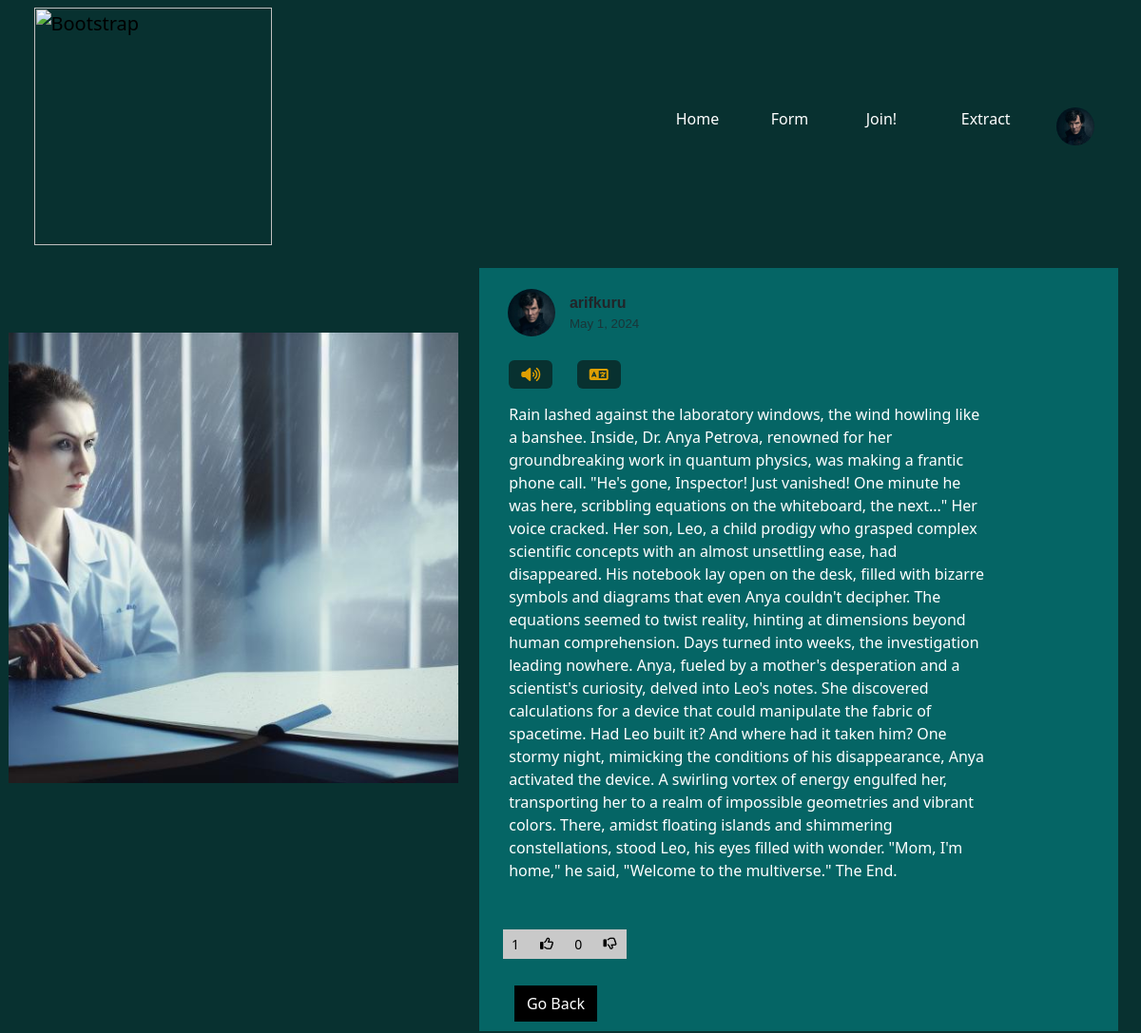
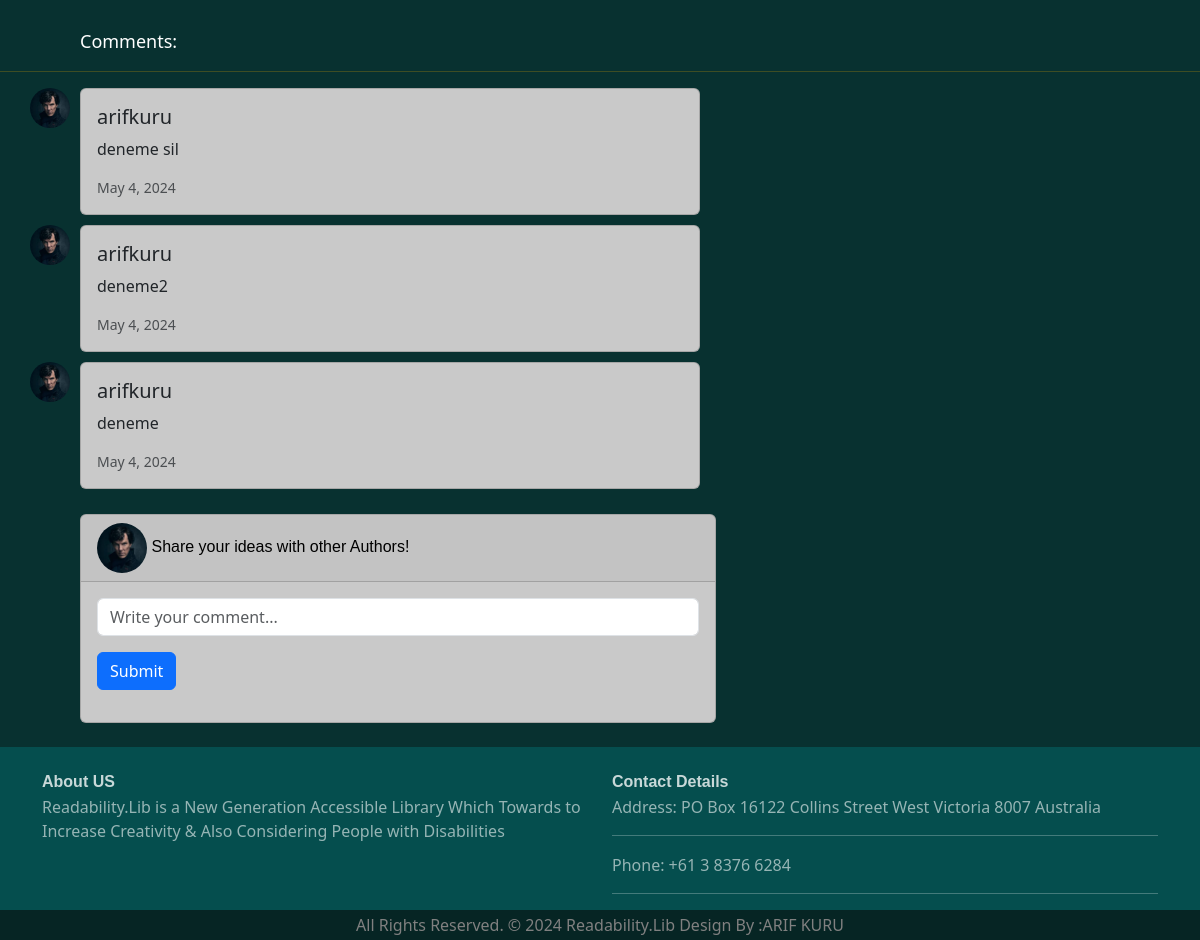
Page /form/detail/9 (signed in) on the committed database (2 pictures, top to bottom).
### pages/models.py (models this page shows, shortened)
class Profile(models.Model):
    gender_choices = [
        ("Male", "Male"),
        ("Female", "Female"),
    ]
    gender = models.CharField(choices=gender_choices, null=True, max_length=50, blank=True)
    user = models.OneToOneField(User, null=True, on_delete=models.CASCADE)
    bio = models.TextField(null=True, default="Write here about you ,for other authors!")
    UserId = models.BigAutoField(primary_key=True)
    country = CountryField()
    image = models.ImageField(upload_to="profiles/", default="profiles/default_profile.png",null=True,blank=True)
    isEmailVerified=models.BooleanField(default=False)

class Story(models.Model):
    author = models.ForeignKey(User,null=True, on_delete=models.CASCADE)
    category = models.TextField(null=True)
    wordSize = models.IntegerField(null=True)
    content = models.TextField(null=True)
    prompt = models.TextField(blank=True, null=True)
    createDate = models.DateField(auto_now=True)
    isPublic = models.BooleanField(default=False)
    PublishDate = models.DateField(auto_now=False,null=True,blank=True)
    storyId = models.BigAutoField(primary_key=True)
    def upload_path(instance, filename):
        story_id = instance.storyId
        extension = filename.split('.')[-1]
        new_filename = f"{story_id}.{extension}"
        return f"stories/{new_filename}"
    image = models.ImageField(upload_to=upload_path, default="stories/book.png")
    def get_thumb_up(self):
        return self.rating_set.filter(isLiked=True).count()
    def get_thumb_down(self):
        return self.rating_set.filter(isLiked=False).count()
    class Meta:
        verbose_name ="Story"
        verbose_name_plural="Stories"

class Comment(models.Model):
    id = models.BigAutoField(primary_key=True)
    user=models.ForeignKey(User,null=True,on_delete=models.CASCADE)
    content=models.TextField(null=True)
    date=models.DateField(auto_now=True)
    story = models.ForeignKey("Story",on_delete=models.CASCADE)

### form/views.py (the view)
# urls.py: path("detail/<int:story_id>", views.form_detail, name="detail"),
@email_verification_required
def form_detail(request,story_id):
    current_user = request.user
    story = get_object_or_404(Story, storyId=story_id)
    comments=Comment.objects.filter(story=story).order_by("-id")
    ratings = Rating.objects.filter(story=story)
    context = {
        "story": story,
        "comments": comments,
        "ratings":ratings
    }
    return render(request,"form/form_detail.html",context)

### templates/form/form_detail.html (shortened to what this page needs)
{% extends 'partials/_base.html' %}
{% load static %}
{% block content %}
<!DOCTYPE html>
<html lang="en">
<head>
<link href="https://cdn.jsdelivr.net/npm/bootstrap@5.3.0-alpha1/dist/css/bootstrap.min.css" rel="stylesheet">
    <link href="https://cdnjs.cloudflare.com/ajax/libs/font-awesome/6.5.1/css/all.min.css" rel="stylesheet">
    <link href="https://cdn.jsdelivr.net/npm/bootstrap@5.3.3/dist/css/bootstrap.min.css" rel="stylesheet">
</head>
<body style="background-color: #083130">
<div class="container-fluid" >
<div class="row" style="padding-left: 2%;padding-right: 2%">
            <div class="col-lg-5 d-flex justify-content-center align-items-start" style="background-color: #083130;padding-top: 50px"><img id="storyImg" src="{{ story.image.url }}" style="height: 510px;padding-right: 8%;
padding-bottom: 4%;padding-top: 4%;"></div>
            <div class="col-lg-7" style="position:relative;background-color: rgba(0,210,210,0.32);padding-top: 1%">
             <div id="content2" style="padding-left: 2%;padding-top: 10px">
                  <a style="text-decoration: none; color: inherit; display: flex; align-items: center;padding-bottom: 25px" href="{% url 'profile:visit_profile' username=story.author.username %}" id="visitProfileBtn">
    <div style="margin: 0; padding: 0; margin-left: 5px;">
        <img style="border-radius: 50%; height: 50px; width: 50px;object-fit: cover" src="{{ story.author.profile.image.url }}" alt="Profile Picture">
    </div>
    <div style="text-align: start; margin-left: 15px;">
        <b style="font-family: sans-serif;">{{ story.author.username }}</b>
        <br>
        <small style="font-size: smaller; font-family: sans-serif;" class="text-muted">{{ story.PublishDate }}</small>
    </div>
</a>
                              <span style="margin-bottom:1%;padding-left:1%"><button id="readStoryBtn" style="color:#de9f02;background-color:#083130 " class="btn" onclick="generateAudio()"><i id="volumeIcon" class="fa-solid fa-volume-high"></i></button></span>
                             <span style="margin-left:15px;padding-bottom:2%;padding-left:1%;"><button id="translateBtn" style="color:#de9f02;background-color:#083130 " class="btn" onclick="translateText()"><i class="fa-solid fa-language"></i></button></span>
                              <div style="margin-top:15px;padding-left:1%;width: 80%; text-align: start;color: white" id="generatedStory">{{ story.content }}</div>
<div class="row"style="padding-top: 50px;padding-bottom: 10px">
    <div class="col-5" >
         <form id="ratingForm" method="POST" action="{% url 'form:create_rating' %}" style="padding-bottom: 5%">
        <div style="background-color: #c9c9c9;display: inline-block;padding-right: 2px">
    <a id="likes" class="btn btn-sm btn-outline" style="color: black" data-bs-toggle="popover" data-bs-placement="left"
        data-bs-custom-class="Likes-popover"
        data-bs-html="true"
        data-bs-title="Likes"
        data-bs-content="Empty" >
            {{ story.get_thumb_up }}
    </a>
    <button type="submit" class="btn btn-sm btn-outline" style="color: black" onclick="document.getElementById('isLikedInput').value=1;">
        <i class="fa-regular fa-thumbs-up"></i>
    </button>
      <a id="dislikes" class="btn btn-sm btn-outline" style="color: black" data-bs-toggle="popover" data-bs-placement="right"
        data-bs-custom-class="Dislikes-popover"
         data-bs-html="true"
        data-bs-title="Dislikes"
        data-bs-content="Empty" >
            {{ story.get_thumb_down}}
    </a>
    <button type="submit" class="btn btn-sm btn-outline" style="color: black" onclick="document.getElementById('isLikedInput').value=0;">
        <i class="fa-regular fa-thumbs-down"></i>
    </button>
</div>
</form>
<div class="container">
    <div class="row">
        <div id="goBackBtn">
            <a id="generate-again" href='/form/All' style="display: inline-block" class="btn btn-white btn-md bg-black rounded-0 text-white">Go Back</a>
        </div>
    </div>
</div>
 </div>
</div>
             </div>
            </div>
</div>
    </div>
<p style="color: white;font-size: large;padding-top: 30px;padding-left: 80px" >Comments:</p>
    <hr style="color: #de9f02">
{% for comment in comments %}
<div class="comment-container" style="margin-left: 30px">
    <a style="text-decoration: none;color: inherit" href="{% url "profile:visit_profile" username=comment.user.username %}"> <img class="profile-image" src="{{ comment.user.profile.image.url }}"></a>
    <div class="card comment-card" style="background-color: #c9c9c9">
        <div class="card-body">
            <h5 class="card-title">{{ comment.user.username }}</h5>
            <p class="card-text">{{ comment.content }}</p>
            <p class="card-text"><small class="text-muted">{{ comment.date }}</small></p>
        </div>
    </div>
</div>
{% endfor %}
<div class="card comment-card" style="margin-top: 25px;margin-left: 80px;background-color: #c9c9c9">
    <div class="card-header" style="color: black; font-family: sans-serif;margin: 0">
        <img style="height: 50px;width: 50px;object-fit: cover;border-radius: 50%" src="{{ user.profile.image.url }}" alt="Profile Image">
        Share your ideas with other Authors!
    </div>
    <div class="card-body" style="align-items: flex-end">
        <form action="{% url 'form:create_comment' story_id=story.storyId %}" method="post">
        <input type="text" id="content" name="content" class="form-control" placeholder="Write your comment...">
                <button type="submit" class="btn btn-primary mt-3 mb-0">Submit</button>
</form>
    </div>
</div>
</body>
</html>
{% endblock %}

### templates/partials/_base.html (shortened to what this page needs)
{% load static %}
<nav class="navbar navbar-expand-lg" style="background-color: #083130;padding-bottom: 2%">
    <div class="container-fluid">
        <div class="col-6">
            <a class="navbar-brand" href="{% url "pages:main" %}" style="margin-right: auto; padding-left: 4% ; padding-top: 1%">
                <img src="{% static 'images/mainlogo.png' %}" alt="Bootstrap" style="width: 250px">
            </a>
        </div>
        <div class="collapse navbar-collapse" id="navbarNav" style=" padding-right:  3%;">
            <ul class="navbar-nav" style="margin-left: auto;">
                <li class="nav-item"  style="width: 100px; padding-left: 10%; padding-right: 10%;">
                    <a class="nav-link" style="color: white" aria-current="page" href="{% url "pages:main" %}">Home</a>
                </li>
               <li class="nav-item"  style="width: 100px; padding-left: 10%; padding-right: 10%;">
                   <a class="nav-link" style="color: white" aria-current="page" href="{% url "form:form" "All" %}">Form</a>
                </li>
                  <li class="nav-item"  style=";width: 100px; padding-left: 10%; padding-right: 10%;">
                   <a class="nav-link" style="color: white" aria-current="page" href="{% url "pages:interactive" %}">Join!</a>
                </li>
                <li class="nav-item" style="width: 100px; padding-left: 10%; padding-right: 10%;">
                    <a class="nav-link" style="color: white" href="{% url "pages:extract" %}">Extract</a>
                </li>
                <li class="nav-item" style="width: 100px; padding-left: 10%; padding-right: 10%;">
                    <a class="nav-link" style="color: white" href="{% url "profile:profile" %}"><img style="object-fit:cover;height:40px;width: 40px;border-radius: 50%;" src="/media/{{ user.profile.image }}"></a>
                </li>
            </ul>
        </div>
    </div>
</nav>
{% block content %}
{% endblock %}
<footer class="footer" style="background-color: rgba(0,139,139,0.32); width: 100%;margin-top: 2%">
    <div class="container text-white">
        <div class="row">
            <div class="col-md-6" style="padding-top: 2%">
                <strong><h8 style="font-family: sans-serif;color: rgba(255,255,255,0.78)">About US</h8></strong>
                <p style="padding-top: 1px;color: rgba(255,255,255,0.58)">Readability.Lib is a New Generation Accessible Library Which Towards to Increase Creativity & Also Considering People with Disabilities</p>
            </div>
            <div class="col-md-6" style="padding-top: 2%">
                <strong><h8 style="font-family: sans-serif;color: rgba(255,255,255,0.78)">Contact Details</h8></strong>
                <p style="padding-top: 1px;color: rgba(255,255,255,0.58)">
                Address: PO Box 16122 Collins Street West Victoria 8007 Australia
               </p>
                <hr>
                <p style="padding-top: 1px;color: rgba(255,255,255,0.58)">
                Phone: +61 3 8376 6284</p>
                <hr>
            </div>
        </div>
    </div>
</footer>
<div class="container-fluid" style="background-color: rgba(0,0,0,0.25);margin: 0">
                <p class="text-center" style="color: #808080;padding-top: 3px;margin: 0;padding-bottom: 3px">
                    All Rights Reserved. &copy; 2024 Readability.Lib Design By :ARIF KURU
                </p>
</div>

### templates/form/form_detail.html (style rules this page uses)
.comment-container { display: flex; align-items: flex-start; margin-bottom: 10px; }
.profile-image { height: 40px; width: 40px; object-fit: cover; border-radius: 50%; }
.comment-card { margin: 0 10px; width: 53%; color: black; background-color: darkcyan; }

### rows in the picture
Story: image (picture), author.profile.image (picture), author.username "arifkuru", PublishDate "May 1, 2024", content "Rain lashed against the laboratory windows, the wind howling like a banshee. Inside, Dr. Anya Petrova, renowned for her groundbreaking work in quantum physics, was making a frantic phone call. \"He's gone, Inspector! Just vanished! One minute he was here, scribbling equations on the whiteboard, the next...\" Her voice cracked. Her son, Leo, a child prodigy who grasped complex scientific concepts with an almost unsettling ease, had disappeared. His notebook lay open on the desk, filled with bizarre symbols and diagrams that even Anya couldn't decipher. The equations seemed to twist reality, hinting at dimensions beyond human comprehension. Days turned into weeks, the investigation leading…", get_thumb_up "1", get_thumb_down "0"
Comment: user.profile.image (picture), user.username "arifkuru", content "deneme sil", date "May 4, 2024"
Comment: user.profile.image (picture), user.username "arifkuru", content "deneme2", date "May 4, 2024"
Comment: user.profile.image (picture), user.username "arifkuru", content "deneme", date "May 4, 2024"
